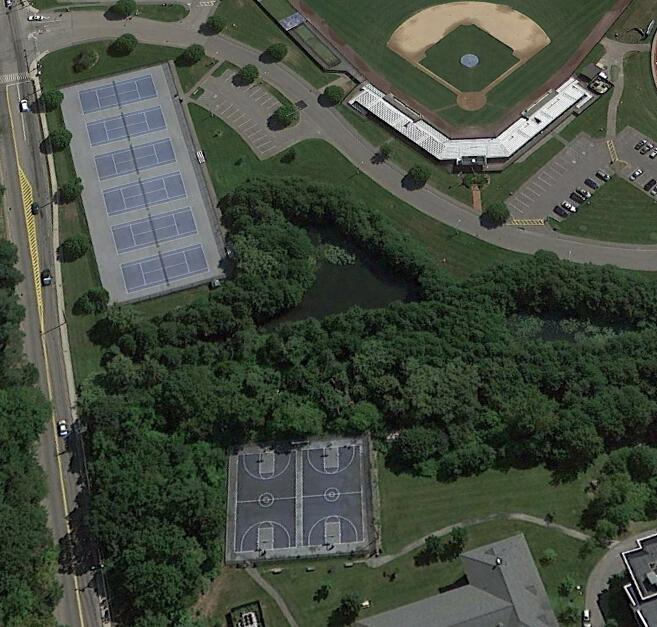
#> input picture images/146.jpg, 657 x 627 px
$ python BasicFunctions.py
#> lines starting #> are read from the running program, lines starting #| are printed output that depends on the picture; after the words box and inside, x2 and y2 are one past the last pixel; in counts of white or black regions, pixels touching at a corner belong together
# Course followed: https://youtu.be/oXlwWbU8l2o

import cv2 as cv  # self-reminder to first open VScode from anaconda prompt

# method that takes in path to image and returns image as a matrix of pixels
img = cv.imread('images/146.jpg')
#> img is the input picture: shape (627, 657, 3); mean B, G, R 63.6, 75.7, 68.2

# display image as new window
cv.imshow('Testphoto', img)

# Convert image to grayscale
gray = cv.cvtColor(img, cv.COLOR_BGR2GRAY)
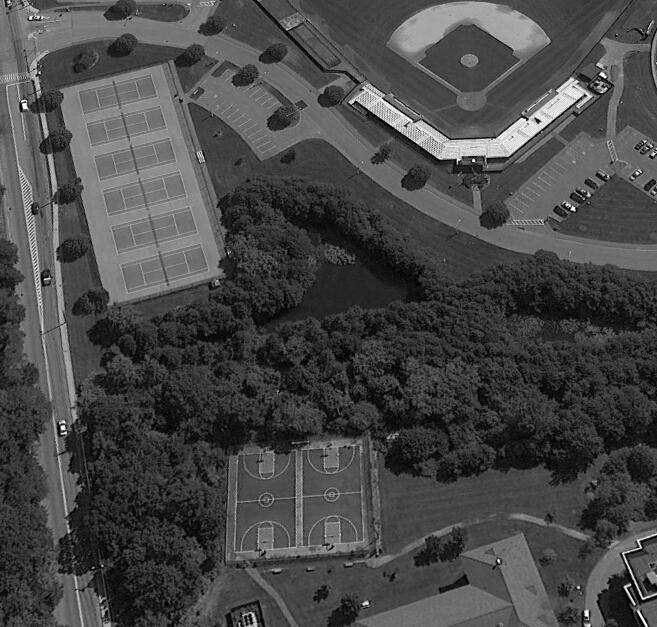
#> gray: shape (627, 657); min 0, max 255, mean 72.1
cv.imshow('Gray', gray)

# Blur. Note: increase blur by increasing kernel size (which must be odd num)
blur = cv.GaussianBlur(img, (3, 3), cv.BORDER_DEFAULT)
cv.imshow('Blur', blur)

# Edge cascade - find edges present in image using Canny edge detector
# can reduce number of edges when passing in blurred image
canny = cv.Canny(img, 125, 175)
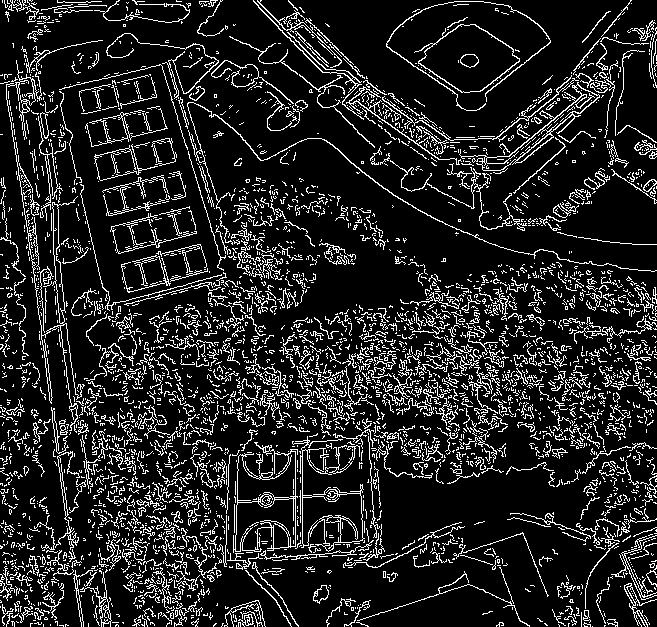
#> canny: shape (627, 657); 13.8% white in thin lines or dots
cv.imshow('Canny Edges', canny)

# Dilating the image (making the shapes in the image larger essentially)
dilated = cv.dilate(canny, (3, 3), iterations=3)
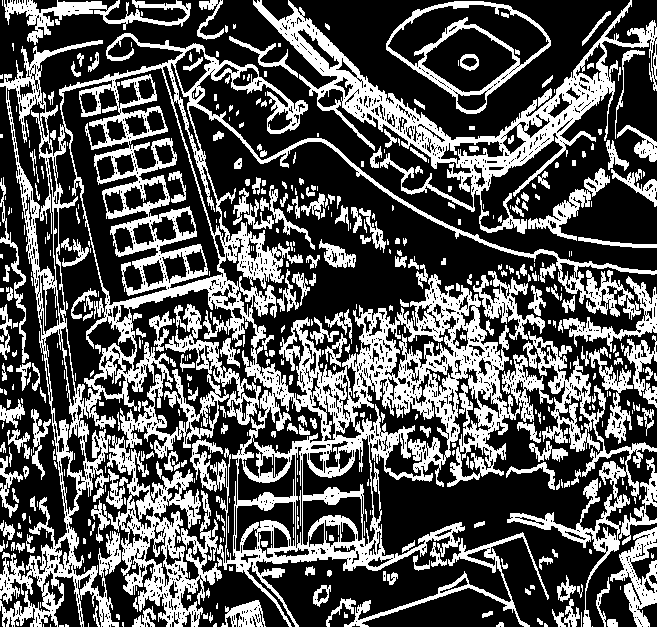
#> dilated: shape (627, 657); 34.3% white; 498 white regions (233 under 20 px), largest, box (x1, y1, x2, y2) and area: (0, 33, 657, 627) 79235, (253, 0, 657, 234) 14247, (507, 331, 657, 627) 6340
cv.imshow('Dilated', dilated)

# Eroding
eroded = cv.erode(dilated, (3, 3), iterations=3)
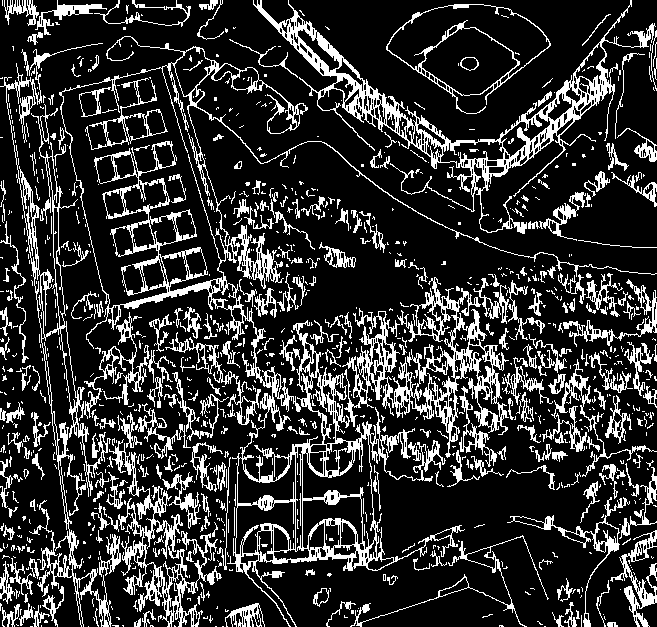
#> eroded: shape (627, 657); 19.9% white in thin lines or dots
cv.imshow("Eroded", eroded)

# Resizing
resized = cv.resize(img, (500, 500))
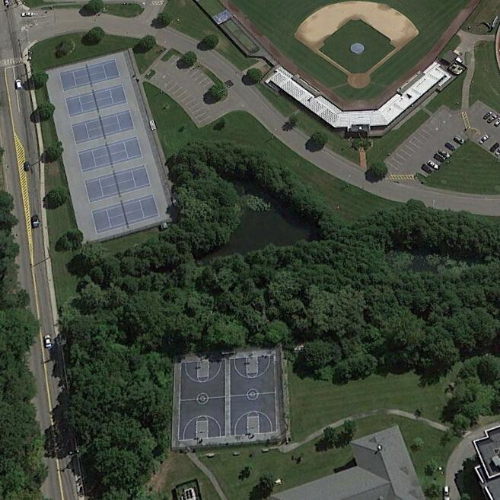
#> resized: shape (500, 500, 3); mean B, G, R 63.5, 75.6, 68.1
cv.imshow("Resized", resized)

# wait indefinitely until a key is pressed
cv.waitKey(0)

$ run again, with images/140.jpg copied over images/146.jpg
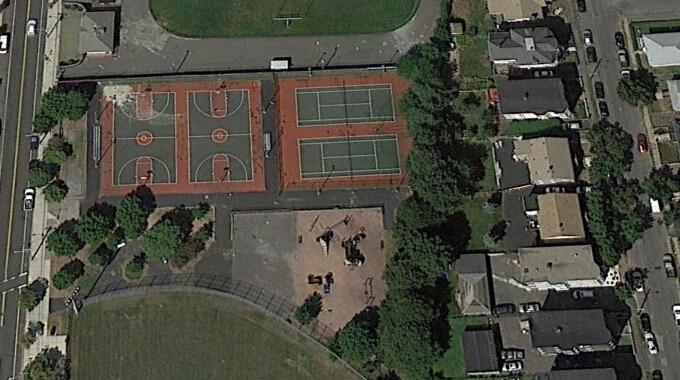
#> input picture images/140.jpg, 680 x 380 px
#> img is the input picture: shape (380, 680, 3); mean B, G, R 65.8, 76.3, 76.6
#> `canny = cv.Canny(img, 125, 175)`:
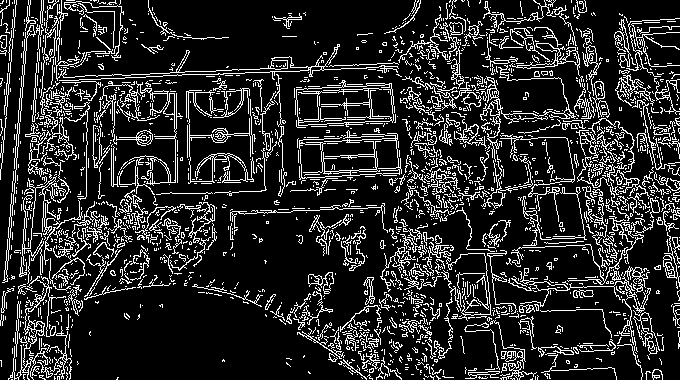
#> canny: shape (380, 680); 16.1% white in thin lines or dots
#> dilated: shape (380, 680); 37.4% white; 220 white regions (137 under 20 px), largest, box (x1, y1, x2, y2) and area: (2, 0, 680, 380) 87499, (230, 199, 388, 253) 1164, (192, 279, 265, 310) 650
#> eroded: shape (380, 680); 24% white; 451 white regions (365 under 20 px), largest, box (x1, y1, x2, y2) and area: (16, 0, 680, 380) 46810, (614, 16, 680, 179) 2824, (286, 275, 365, 380) 1296
#> `resized = cv.resize(img, (500, 500))`:
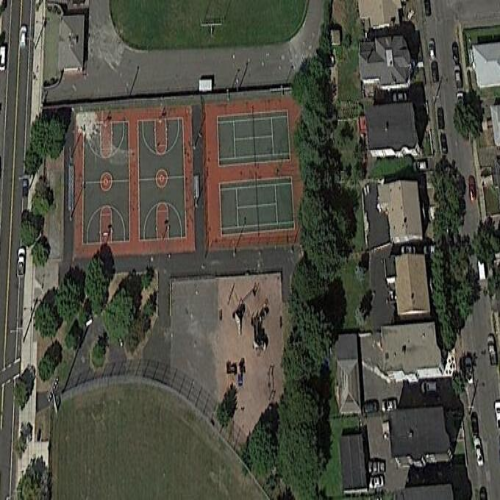
#> resized: shape (500, 500, 3); mean B, G, R 65.7, 76.2, 76.5

$ run again, with images/147.jpg copied over images/146.jpg
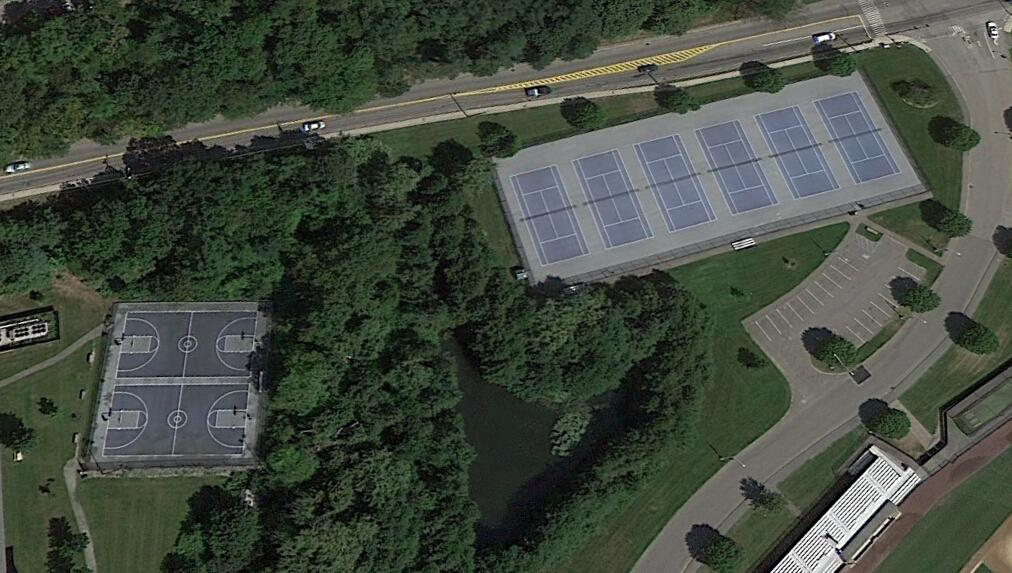
#> input picture images/147.jpg, 1012 x 573 px
#> img is the input picture: shape (573, 1012, 3); mean B, G, R 63, 74.2, 66.2
#> `canny = cv.Canny(img, 125, 175)`:
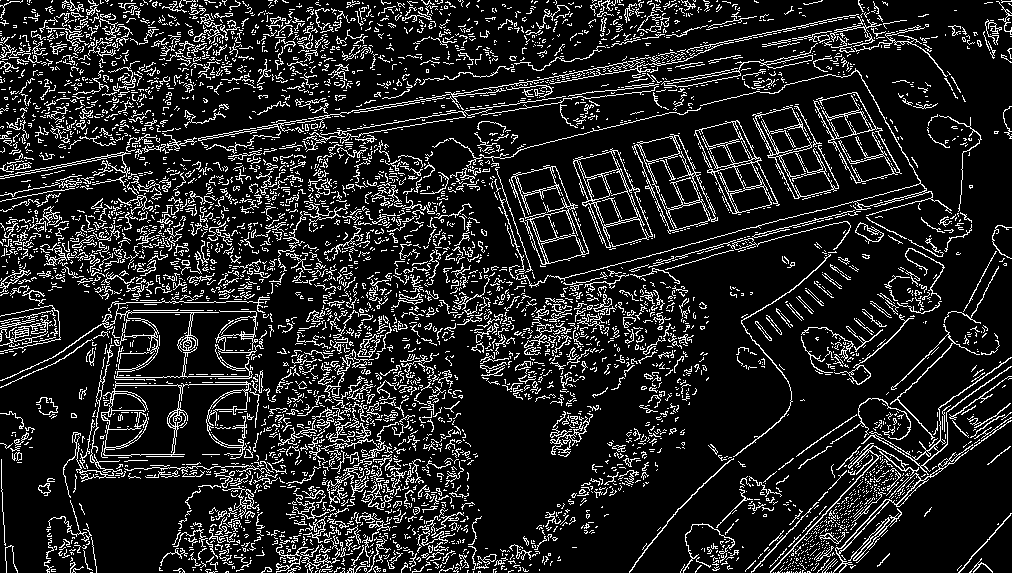
#> canny: shape (573, 1012); 14% white in thin lines or dots
#> dilated: shape (573, 1012); 37% white; 467 white regions (156 under 20 px), largest, box (x1, y1, x2, y2) and area: (0, 0, 982, 573) 128302, (751, 225, 1012, 573) 14207, (0, 0, 256, 156) 13124
#> eroded: shape (573, 1012); 21.8% white; 958 white regions (625 under 20 px), largest, box (x1, y1, x2, y2) and area: (0, 85, 287, 573) 22661, (198, 0, 953, 573) 22041, (266, 286, 453, 573) 13428
#> `resized = cv.resize(img, (500, 500))`:
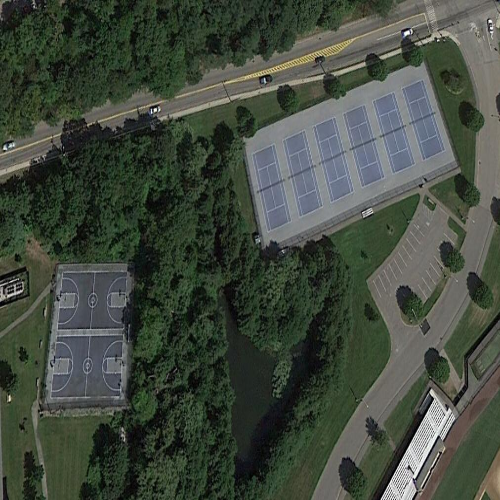
#> resized: shape (500, 500, 3); mean B, G, R 62.9, 74.1, 66.1

$ run again, with images/149.jpg copied over images/146.jpg
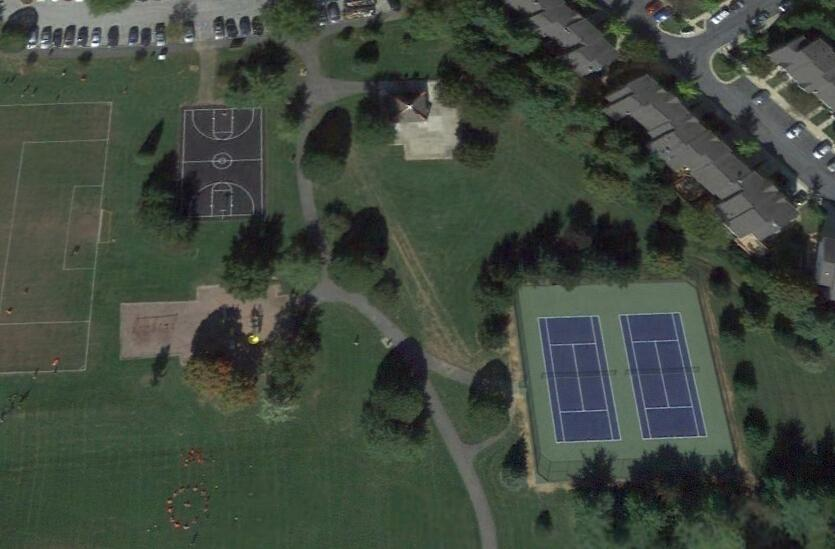
#> input picture images/149.jpg, 835 x 549 px
#> img is the input picture: shape (549, 835, 3); mean B, G, R 62.7, 73.7, 64.8
#> `canny = cv.Canny(img, 125, 175)`:
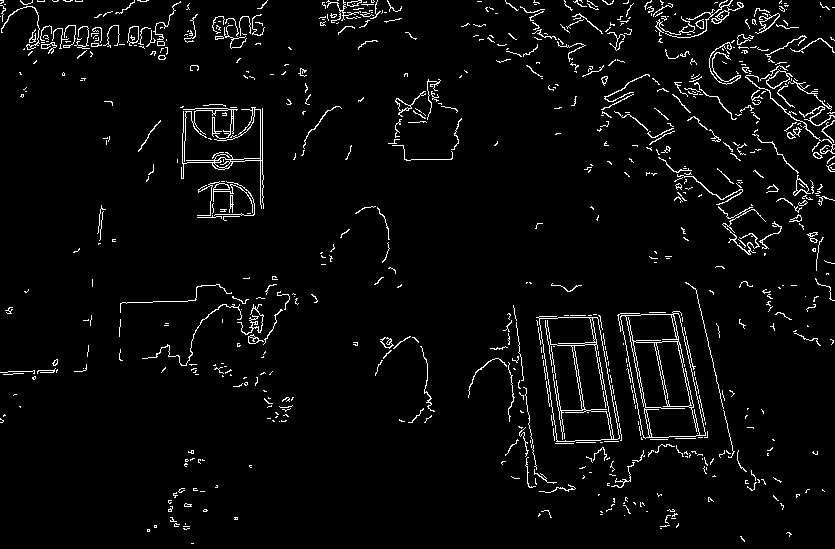
#> canny: shape (549, 835); 3.8% white in thin lines or dots
#> dilated: shape (549, 835); 9.3% white; 322 white regions (66 under 20 px), largest, box (x1, y1, x2, y2) and area: (674, 35, 835, 175) 3695, (617, 311, 708, 443) 2874, (536, 314, 622, 447) 2799
#> eroded: shape (549, 835); 4.9% white in thin lines or dots
#> `resized = cv.resize(img, (500, 500))`:
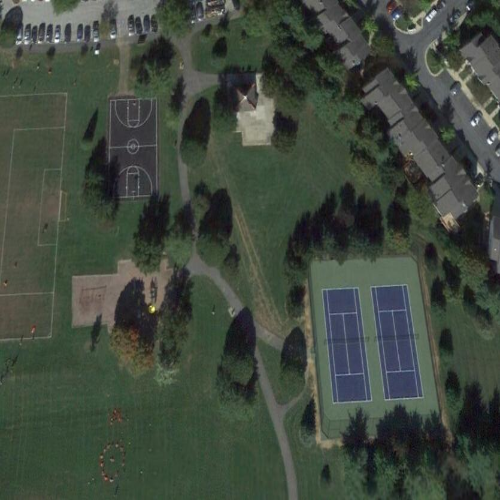
#> resized: shape (500, 500, 3); mean B, G, R 62.6, 73.6, 64.6
